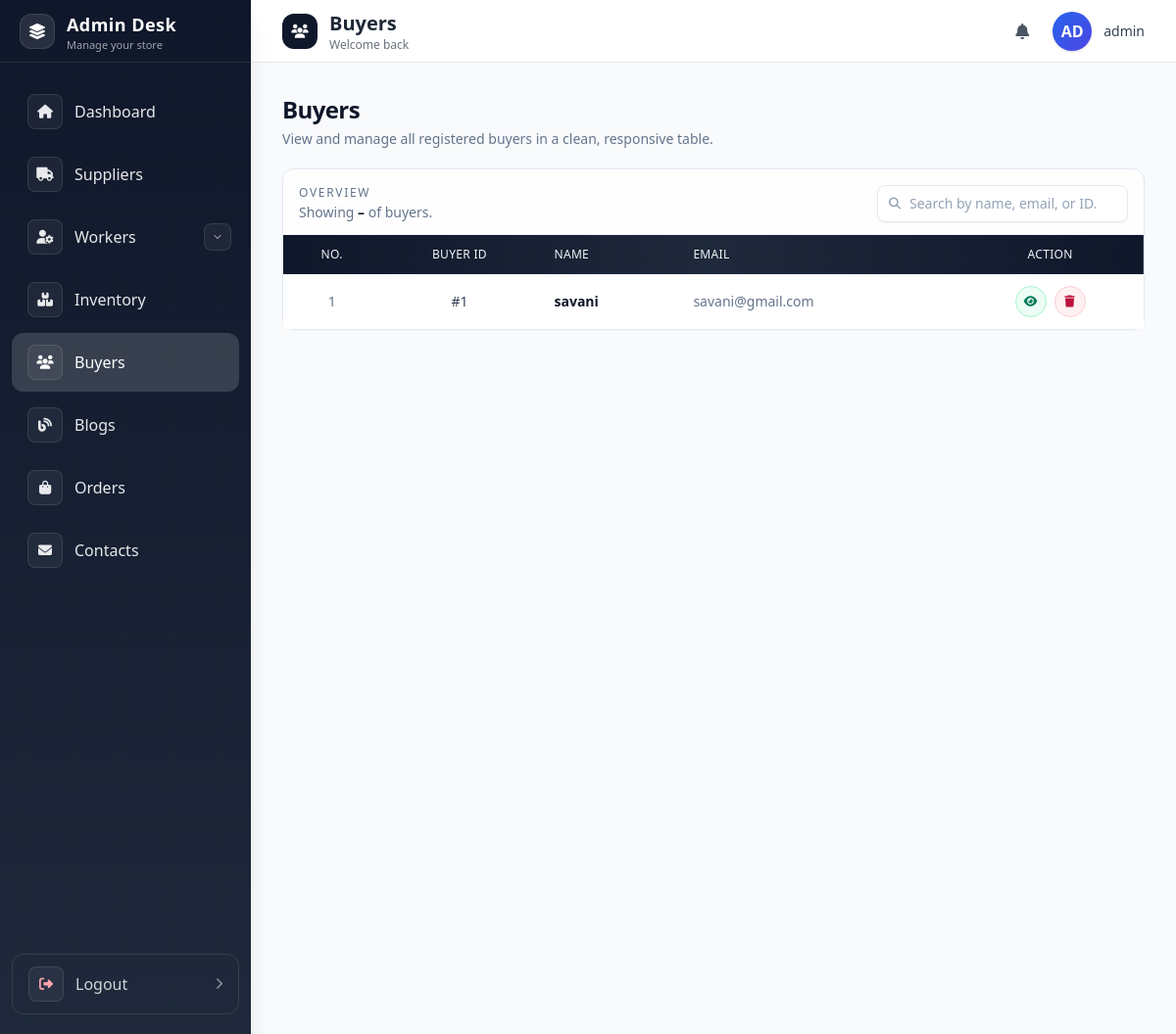
Page /admin_panel/auth_buyers/ (signed in) on the committed database.
### buyers/models.py (models this page shows, shortened)
class Buyer(models.Model):
    name = models.CharField(max_length=100)
    email = models.EmailField(unique=True)
    password = models.CharField(max_length=255)
    address = models.TextField(blank=True, null=True)
    city = models.CharField(max_length=50, blank=True, null=True)
    state = models.CharField(max_length=50, blank=True, null=True)
    pincode = models.CharField(max_length=10, blank=True, null=True)
    phone = models.CharField(max_length=15, null=True, blank=True)
    profile_image = models.ImageField(upload_to="buyers/", blank=True, null=True)
    gender = models.CharField(max_length=10, blank=True, null=True)

### admin_panel/views.py (the view)
# urls.py: path('auth_buyers/',auth_buyers,name='auth_buyers'),
@never_cache
@login_required(login_url='auth_login')
def auth_buyers(request):
    buyers = Buyer.objects.all().order_by('-id')
    context = {
        'buyers': buyers
    }
    return render(request, 'auth_buyers.html', context)

### buyers/context_processors.py (called while the page is built)
def current_buyer(request) -> Dict[str, Optional[Buyer]]:
    buyer_id = request.session.get("buyer_id")
    buyer = None
    if buyer_id:
        try:
            buyer = Buyer.objects.get(id=buyer_id)
        except Buyer.DoesNotExist:
            buyer = None
    return {"current_buyer": buyer}

### admin_panel/templates/auth_buyers.html (shortened to what this page needs)
{% extends "base.html" %}
{% block admin_dash %}
<main class="p-4 sm:p-6 lg:p-8 bg-slate-50 min-h-screen">
    <div class="flex flex-col sm:flex-row sm:items-center sm:justify-between gap-3 mb-5">
        <div>
            <h1 class="text-2xl font-semibold text-slate-900 tracking-tight">
                Buyers
            </h1>
            <p class="mt-1 text-sm text-slate-500">
                View and manage all registered buyers in a clean, responsive table.
            </p>
        </div>
    </div>
    <section
        class="mt-5 rounded-xl border border-slate-200 bg-white/80 backdrop-blur-sm shadow-sm shadow-slate-100">
        <div class="flex flex-col gap-3 px-4 pt-4 pb-3 sm:flex-row sm:items-center sm:justify-between">
            <div class="space-y-0.5">
                <p class="text-xs font-medium uppercase tracking-[0.14em] text-slate-500">
                    Overview
                </p>
                <p class="text-sm text-slate-500">
                    Showing
                    <span class="font-semibold text-slate-900">
                        {{ buyers.start_index }}–{{ buyers.end_index }}
                    </span>
                    of
                    buyers.
                </p>
            </div>
            <div class="w-full sm:w-auto">
                <label class="relative block">
                    <span class="pointer-events-none absolute inset-y-0 left-3 flex items-center text-slate-400">
                    </span>
                    <input
                        id="buyerSearch"
                        type="text"
                        placeholder="Search by name, email, or ID…"
                        class="w-full sm:w-64 rounded-lg border border-slate-200 bg-white px-8 py-2 text-xs sm:text-sm
                               text-slate-700 placeholder:text-slate-400 shadow-sm
                               focus:border-slate-400 focus:outline-none focus:ring-2 focus:ring-slate-500/50">
                </label>
            </div>
        </div>
        <div class="overflow-x-auto border-t border-slate-100">
            <table class="min-w-full text-left text-sm text-slate-700">
                <thead
                    class="bg-gradient-to-r from-slate-900 via-slate-800 to-slate-900 text-xs uppercase tracking-wide text-slate-100">
                    <tr>
                        <th class="px-4 py-3 font-medium text-center">No.</th>
                        <th class="px-4 py-3 font-medium text-center">Buyer ID</th>
                        <th class="px-4 py-3 font-medium">Name</th>
                        <th class="px-4 py-3 font-medium">Email</th>
                        <th class="px-4 py-3 font-medium text-center">Action</th>
                    </tr>
                </thead>
                <tbody id="buyersTableBody" class="divide-y divide-slate-100 bg-white">
                    {% for buyer in buyers %}
                    <tr class="hover:bg-slate-50/80 transition-colors">
                        <td class="px-4 py-3 align-middle text-xs sm:text-sm text-slate-500 text-center">
                            {{ forloop.counter }}
                        </td>
                        <td class="px-4 py-3 align-middle text-xs sm:text-sm font-medium text-slate-700 text-center">
                            #{{ buyer.id }}
                        </td>
                        <td class="px-4 py-3 align-middle text-sm font-semibold text-slate-900">
                            {{ buyer.name }}
                        </td>
                        <td class="px-4 py-3 align-middle text-xs sm:text-sm text-slate-500 whitespace-nowrap">
                            {{ buyer.email }}
                        </td>
                        <td class="px-4 py-3 align-middle text-center">
                            <div class="inline-flex items-center justify-center gap-2">
                                <button
                                    onclick="openViewModal(
                                        '{{ buyer.id }}',
                                        '{{ buyer.name }}',
                                        '{{ buyer.email }}'
                                    )"
                                    class="inline-flex h-8 w-8 items-center justify-center rounded-full border border-emerald-200 bg-emerald-50 text-emerald-700 hover:bg-emerald-100 hover:border-emerald-300 transition"
                                    title="View">
                                    <i class="fa-solid fa-eye text-xs"></i>
                                </button>
                                <button
                                    onclick="openDeleteModal('{% url 'delete_buyer' buyer.id %}')"
                                    class="inline-flex h-8 w-8 items-center justify-center rounded-full border border-rose-200 bg-rose-50 text-rose-700 hover:bg-rose-100 hover:border-rose-300 transition"
                                    title="Delete">
                                    <i class="fa-solid fa-trash text-xs"></i>
                                </button>
                            </div>
                        </td>
                    </tr>
                    {% endfor %}
                </tbody>
            </table>
        </div>
    </section>
</main>
{% endblock admin_dash %}

### admin_panel/templates/base.html (shortened to what this page needs)
{% load static %}
<!DOCTYPE html>
<html lang="en">
<head>
    <script src="https://cdn.tailwindcss.com"></script>
    <link rel="stylesheet" href="https://cdnjs.cloudflare.com/ajax/libs/font-awesome/6.4.0/css/all.min.css">
</head>
<body class="bg-gray-50 text-gray-800">
    <aside id="sidebar" class="fixed top-0 left-0 z-40 h-screen w-64 bg-gradient-to-b from-slate-900 to-slate-800 shadow-xl transition-transform duration-300 ease-in-out -translate-x-full lg:translate-x-0">
        <div class="flex h-16 items-center justify-between px-5 border-b border-white/10">
            <a href="{% url 'auth_dashboard' %}" class="flex items-center gap-3">
                <div class="h-9 w-9 rounded-xl bg-white/10 border border-white/10 flex items-center justify-center">
                    <i class="fa-solid fa-layer-group text-white"></i>
                </div>
                <div class="leading-tight">
                    <h1 class="text-lg font-bold text-white tracking-wide">Admin Desk</h1>
                    <p class="text-[11px] text-white/60">Manage your store</p>
                </div>
            </a>
        </div>
        <nav class="mt-5 px-3 space-y-1 overflow-y-auto h-[calc(100vh-8rem)] pb-6">
    <a href="{% url 'auth_dashboard' %}"
       class="nav-link group flex items-center gap-3 px-4 py-3 rounded-xl text-white/90 hover:text-white hover:bg-white/10 transition">
        <span class="h-9 w-9 rounded-lg bg-white/5 border border-white/10 flex items-center justify-center group-hover:bg-white/10 transition">
            <i class="fas fa-home text-sm"></i>
        </span>
        <span class="font-medium">Dashboard</span>
    </a>
    <a href="{% url 'auth_suppliers' %}"
       class="nav-link group flex items-center gap-3 px-4 py-3 rounded-xl text-white/90 hover:text-white hover:bg-white/10 transition">
        <span class="h-9 w-9 rounded-lg bg-white/5 border border-white/10 flex items-center justify-center group-hover:bg-white/10 transition">
            <i class="fa-solid fa-truck text-sm"></i>
        </span>
        <span class="font-medium">Suppliers</span>
    </a>
    <div class="relative">
        <a href="{% url 'auth_workers' %}"
           class="nav-link flex items-center gap-3 px-4 py-3 rounded-xl text-white/90 hover:text-white hover:bg-white/10 transition">
            <span class="h-9 w-9 rounded-lg bg-white/5 border border-white/10 flex items-center justify-center group-hover:bg-white/10 transition">
                <i class="fa-solid fa-user-gear text-sm"></i>
            </span>
            <span class="font-medium">Workers</span>
        </a>
        <button id="workersNavDropdownToggle" class="absolute inset-y-0 right-2 my-auto h-7 w-7 rounded-lg bg-white/5 border border-white/10 text-white/80 hover:text-white">
            <svg id="workersNavChevronBtn" class="h-3 w-3 transition-transform duration-200 mx-auto" viewBox="0 0 24 24" fill="none" xmlns="http://www.w3.org/2000/svg">
                <path d="M6 9l6 6 6-6" stroke="currentColor" stroke-width="2" stroke-linecap="round" stroke-linejoin="round"/>
            </svg>
        </button>
    </div>
    <a href="{% url 'auth_inventory' %}"
       class="nav-link group flex items-center gap-3 px-4 py-3 rounded-xl text-white/90 hover:text-white hover:bg-white/10 transition">
        <span class="h-9 w-9 rounded-lg bg-white/5 border border-white/10 flex items-center justify-center group-hover:bg-white/10 transition">
            <i class="fa-solid fa-boxes-stacked text-sm"></i>
        </span>
        <span class="font-medium">Inventory</span>
    </a>
    <a href="{% url 'auth_buyers' %}"
       class="nav-link group flex items-center gap-3 px-4 py-3 rounded-xl text-white/90 hover:text-white hover:bg-white/10 transition">
        <span class="h-9 w-9 rounded-lg bg-white/5 border border-white/10 flex items-center justify-center group-hover:bg-white/10 transition">
            <i class="fa-solid fa-users text-sm"></i>
        </span>
        <span class="font-medium">Buyers</span>
    </a>
    <a href="{% url 'auth_blogs' %}"
       class="nav-link group flex items-center gap-3 px-4 py-3 rounded-xl text-white/90 hover:text-white hover:bg-white/10 transition">
        <span class="h-9 w-9 rounded-lg bg-white/5 border border-white/10 flex items-center justify-center group-hover:bg-white/10 transition">
            <i class="fa-solid fa-blog text-sm"></i>
        </span>
        <span class="font-medium">Blogs</span>
    </a>
    <a href="{% url 'auth_order' %}"
       class="nav-link group flex items-center gap-3 px-4 py-3 rounded-xl text-white/90 hover:text-white hover:bg-white/10 transition">
        <span class="h-9 w-9 rounded-lg bg-white/5 border border-white/10 flex items-center justify-center group-hover:bg-white/10 transition">
            <i class="fa-solid fa-bag-shopping text-sm"></i>
        </span>
        <span class="font-medium">Orders</span>
    </a>
    <a href="{% url 'auth_contacts' %}"
       class="nav-link group flex items-center gap-3 px-4 py-3 rounded-xl text-white/90 hover:text-white hover:bg-white/10 transition">
        <span class="h-9 w-9 rounded-lg bg-white/5 border border-white/10 flex items-center justify-center group-hover:bg-white/10 transition">
            <i class="fa-solid fa-envelope text-sm"></i>
        </span>
        <span class="font-medium">Contacts</span>
    </a>
</nav>
        <div class="absolute bottom-5 left-0 right-0 px-3">
            <a href="{% url 'auth_logout' %}"
               class="group flex items-center justify-between gap-3 px-4 py-3 text-white/80 hover:text-white hover:bg-white/10 rounded-xl w-full transition-colors border border-white/10">
                <span class="flex items-center gap-3">
                    <span class="h-9 w-9 rounded-lg bg-white/5 border border-white/10 flex items-center justify-center">
                        <i class="fas fa-right-from-bracket text-sm text-rose-300"></i>
                    </span>
                    <span class="font-medium">Logout</span>
                </span>
                <i class="fa-solid fa-chevron-right text-xs text-white/50 group-hover:text-white/80 transition"></i>
            </a>
        </div>
    </aside>
    <div class="lg:ml-64">
        <header class="sticky top-0 z-20 bg-white/90 backdrop-blur border-b border-gray-200 h-16">
            <div class="flex items-center justify-between h-full px-4 sm:px-6 lg:px-8">
                <div class="flex items-center gap-4">
                    <div class="flex items-center gap-3">
                        <span class="hidden sm:inline-flex h-9 w-9 rounded-xl bg-slate-900 text-white items-center justify-center">
                            <i id="pageIcon" class="fa-solid fa-gauge-high text-sm"></i>
                        </span>
                        <div>
                            <h2 id="pageTitle" class="text-lg sm:text-xl font-semibold text-gray-800 leading-tight">Dashboard</h2>
                            <p class="hidden sm:block text-xs text-gray-500 leading-tight">Welcome back</p>
                        </div>
                    </div>
                </div>
                <div class="flex items-center gap-3 sm:gap-4">
                    <button class="relative p-2 text-gray-600 hover:text-gray-900 hover:bg-gray-100 rounded-full transition-colors focus:outline-none focus:ring-2 focus:ring-slate-200">
                        <i class="fas fa-bell"></i>
                    </button>
                    <div class="flex items-center gap-2 sm:gap-3">
                        <div class="w-8 h-8 sm:w-10 sm:h-10 bg-gradient-to-br from-blue-600 to-indigo-600 rounded-full flex items-center justify-center text-white font-semibold text-sm sm:text-base shadow">
                            {% if request.user.is_authenticated %}
                                {% if request.user.first_name or request.user.last_name %}
                                    {{ request.user.first_name|default:''|slice:":1" }}{{ request.user.last_name|default:''|slice:":1" }}
                                {% else %}
                                    {{ request.user.username|slice:":2"|upper }}
                                {% endif %}
                            {% else %}
                                GU
                            {% endif %}
                        </div>
                        <span class="hidden sm:block text-sm font-medium text-gray-700">
                            {% if request.user.is_authenticated %}
                                {% if request.user.get_full_name %}
                                    {{ request.user.get_full_name }}
                                {% else %}
                                    {{ request.user.username }}
                                {% endif %}
                            {% else %}
                                Guest
                            {% endif %}
                        </span>
                    </div>
                </div>
            </div>
        </header>
        {% block admin_dash %}
        {% endblock admin_dash %}
    </div>
</body>
</html>

### admin_panel/templates/base.html (style rules this page uses)
html, body { max-width: 100%; overflow-x: hidden; }
main { max-width: 100vw; overflow-x: hidden; }
.lg\:ml-64 { max-width: 100vw; }

### rows in the picture
Buyer: id "1", name "savani", email "savani@gmail.com"

### other values in the picture
{{ request.user.username|slice:":2"|upper }} "AD"
{{ request.user.username }} "admin"
